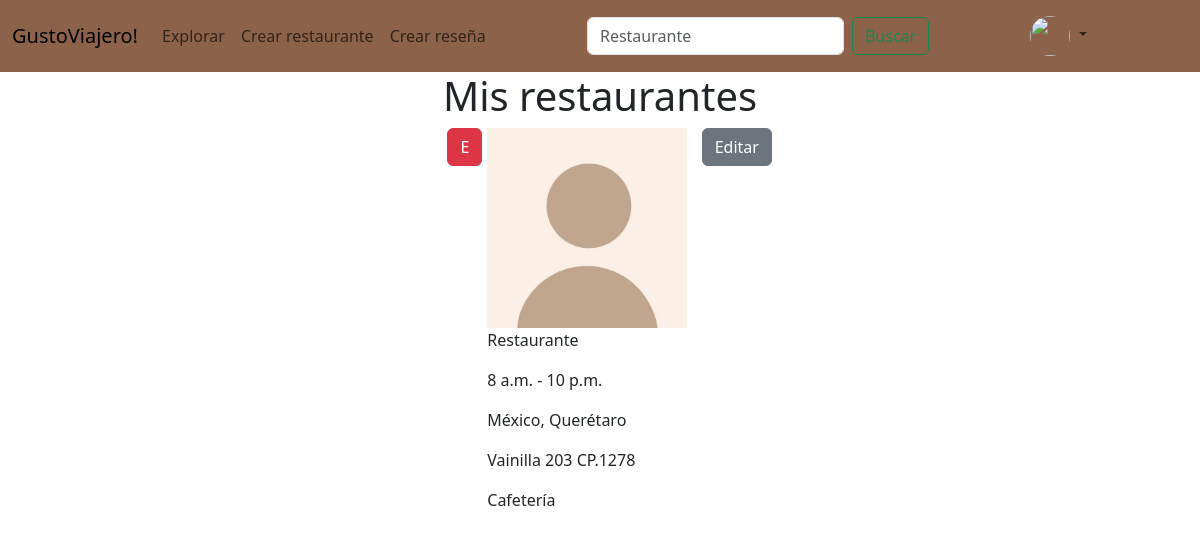
The app's page /misrestaurantes/ (signed in), older data.
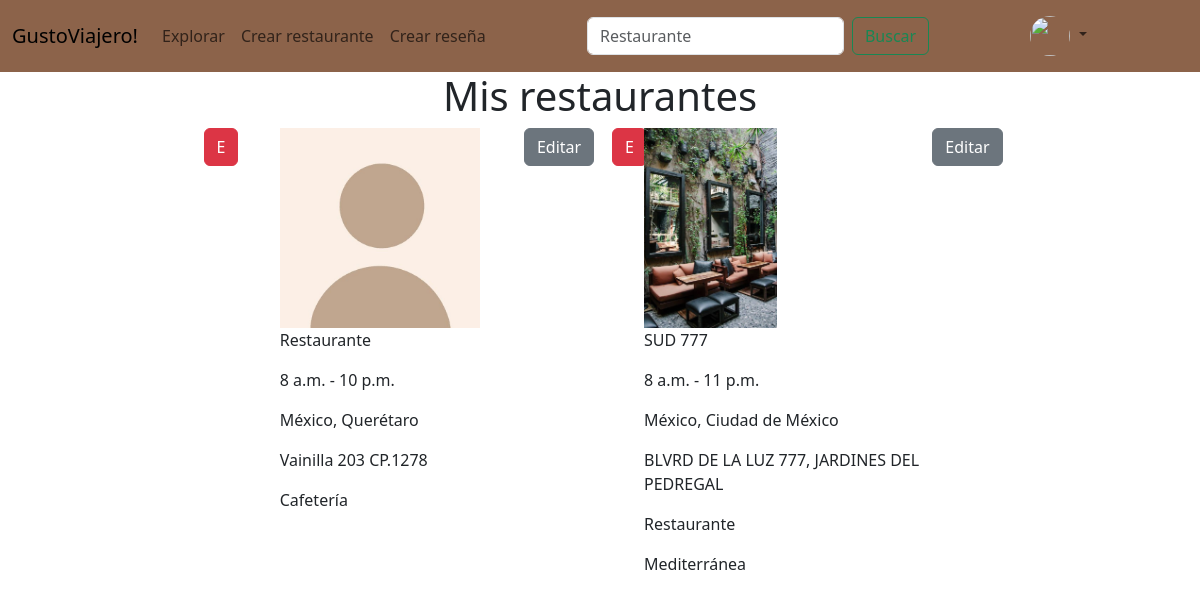
The same page, newer data.
### inicio/models.py (models this page shows, shortened)
class Restaurante (models.Model):
    Nombre=models.CharField(max_length=50, default='Restaurante')
    Propietario=models.ForeignKey(User, on_delete=models.CASCADE, default=1)
    Pais=models.CharField(max_length=50)
    Estado=models.CharField(max_length=50)
    Direccion=models.CharField(max_length=200)
    Promedio=models.DecimalField(max_digits=3,decimal_places=2, default=0, blank=True)
    TipoCocina=models.ForeignKey(TipoCocina,on_delete=models.CASCADE, blank=True, null=True)
    CategoriaL=models.ForeignKey(CategoriaL,on_delete=models.CASCADE, blank=True, null=True)
    Apertura=models.TimeField()
    Cierre=models.TimeField()
    Descripción=models.CharField(max_length=280, null=True, blank=True)

class CategoriaL(models.Model):
    Nombre=models.CharField(max_length=30)
    def __str__(self):
        return self.Nombre

class FotosLugar(models.Model):
    RestauranteID=models.ForeignKey(Restaurante, on_delete=models.CASCADE, blank=True)
    Imagen=models.ImageField(upload_to='uploads/lugar', blank=True, null=True)

class TipoCocina(models.Model):
    Nombre=models.CharField(max_length=25)
    def __str__(self):
        return self.Nombre

### inicio/views.py (the view)
# urls.py: path('misrestaurantes/',views.mis_restaurantes, name='mis_restaurantes'),
def mis_restaurantes(request):
    if request.user.is_authenticated:
        Elementos=Restaurante.objects.filter(Propietario=request.user).prefetch_related('fotoslugar_set')
    return render(request, "mis_restaurantes.html",{'Elementos': Elementos})

### inicio/templates/mis_restaurantes.html (shortened to what this page needs)
{% extends 'base.html' %}
{% load static %}
{% block content %}
<p class="h1">
    Mis restaurantes
</p>
<div class="row">
    {% if Elementos %}
        {% for Elemento in Elementos %}
            <div class="col">
                <div class="d-flex">
                    <div class="col-1">
                        <a href="{% url 'eliminar_restaurante' Elemento.id %}" class="btn btn-danger">E</a>
                    </div>
                    <div class="col-9 d-grid align-content-center justify-content-center">
                        {% if Elemento.fotoslugar_set.all %}
                            {% for foto in Elemento.fotoslugar_set.all %}
                                <img src="{{foto.Imagen.url}}" style="height:200px;">
                            {% endfor %}
                        {% else %}
                            <img src="{% static 'images/default-perfil.jpg' %}" style="height:200px;">
                        {% endif %}
                        <p>{{ Elemento.Nombre }}</p>
                        <p>{{ Elemento.Apertura }} - {{ Elemento.Cierre }}</p>
                        <p>{{ Elemento.Pais }}, {{Elemento.Estado}}</p>
                        <p>{{Elemento.Direccion}}</p>
                        {% if Elemento.CategoriaL %}
                            <p>{{Elemento.CategoriaL}}</p>
                        {% endif %}
                        {% if Elemento.TipoCocina %}
                            <p>{{Elemento.TipoCocina}}</p>
                        {% endif %}
                    </div>
                    <div class="col-2">
                        <button type="button" class="btn btn-secondary">Editar</button>
                    </div>
                </div>
            </div>
        {% endfor %}
    {% else %}
        <p>No tienes restaurantes</p>
        <a href="{% url 'crear_restaurante' %}" class="btn btn-light" style="color: #F27D16;">Crear restaurante</a>
    {% endif %}
</div>
{% endblock %}

### inicio/templates/base.html (shortened to what this page needs)
{% load static %}
<!doctype html>
<html lang="es">
  <head>
    <link href="https://cdn.jsdelivr.net/npm/bootstrap@5.3.2/dist/css/bootstrap.min.css" rel="stylesheet">
    <link href="css/style.css" rel="stylesheet">
  </head>
  <body>
    <nav class="navbar navbar-expand-lg" style="background-color: #8C634A;">
      <div class="container-fluid">
        <a class="navbar-brand">GustoViajero!</a>
        <div class="collapse navbar-collapse" id="navbarSupportedContent">
          <ul class="navbar-nav me-auto mb-2 mb-lg-0">
            <li class="nav-item">
              <a class="nav-link" aria-current="page" href="#">Explorar</a>
            </li>
            <li class="nav-item">
              <a class="nav-link" aria-current="page" href="{% url 'crear_restaurante' %}">Crear restaurante</a>
            </li>
            <li class="nav-item">
              <a class="nav-link" aria-current="page" href="">Crear reseña</a>
            </li>
          </ul>
        </div>
        <div class="collapse navbar-collapse" id="navbarSupportedContent">
          <ul class="navbar-nav me-auto mb-2 mb-lg-0">
          <form class="d-flex" role="search">
            <input class="form-control me-2" type="search" placeholder="Restaurante" aria-label="Search">
            <button class="btn btn-outline-success" type="submit">Buscar</button>
          </form>
          </ul>
        </div>
        <div class="collapse navbar-collapse justify-content-end" id="navbarSupportedContent">
          <ul class="navbar-nav me-auto mb-2 mb-lg-0">
            <li class="nav-item dropdown">
              <a class="nav-link dropdown-toggle" href="#" role="button" data-bs-toggle="dropdown" aria-expanded="false">
                <img src="https://i.pinimg.com/564x/9e/fa/9a/9efa9a384ca00ca3e03de7b4ac739e0d.jpg" width="40" height="40" style="border-radius: 50%;">
              </a>
            </li>
          </ul>
        </div>
      </div>
    </nav>
    <div class="vh-50 d-flex flex-column justify-content-center align-items-center content-container">
    {% block content %}
    {% endblock %}
  </div>
  </body>
</html>

### inicio/templates/base.html (style rules this page uses)
.content-container { max-width: 800px; margin: auto; }

Row changes from the older to the newer data that the page shows:
added Restaurante: Nombre "SUD 777", Apertura "8 a.m.", Cierre "11 p.m.", Pais "México", Estado "Ciudad de México", Direccion "BLVRD DE LA LUZ 777, JARDINES DEL PEDREGAL", CategoriaL "Restaurante", TipoCocina "Mediterránea"
added FotosLugar: Imagen (picture)
